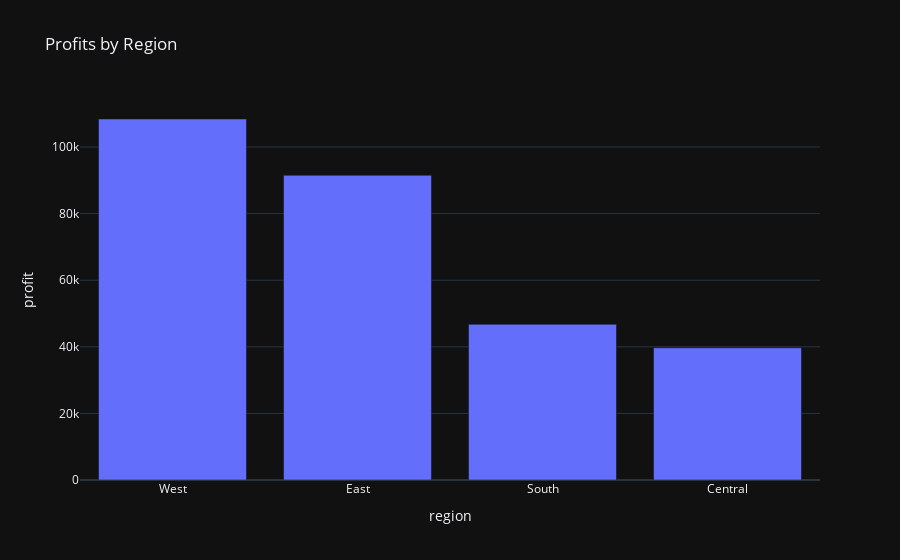

The code cell stored with this chart in its notebook:
### Code cell
# --Which regions and states generate the highest and lowest profits?
region_data=data_c.groupby('region')['profit'].sum().reset_index()
region_data = region_data.sort_values(by='profit', ascending=False) #to specify the profit is ascending order/descending
fig=px.bar(region_data,
           x='region',
           y='profit',
           title='Profits by Region')
fig

### Figure 1 — Plotly figure (JSON) as saved in the notebook; plotly's stock layout.template omitted (floating-point values rounded to 4 significant figures)
{"data": [{"alignmentgroup": "True", "hovertemplate": "region=%{x}<br>profit=%{y}<extra></extra>", "legendgroup": "", "marker": {"color": "#636efa", "pattern": {"shape": ""}}, "name": "", "offsetgroup": "", "orientation": "v", "showlegend": false, "textposition": "auto", "type": "bar", "x": ["West", "East", "South", "Central"], "xaxis": "x", "y": [108400.0, 91520.0, 46750.0, 39710.0], "yaxis": "y"}], "layout": {"barmode": "relative", "legend": {"tracegroupgap": 0}, "title": {"text": "Profits by Region"}, "xaxis": {"anchor": "y", "domain": [0, 1], "title": {"text": "region"}}, "yaxis": {"anchor": "x", "domain": [0, 1], "title": {"text": "profit"}}}}
